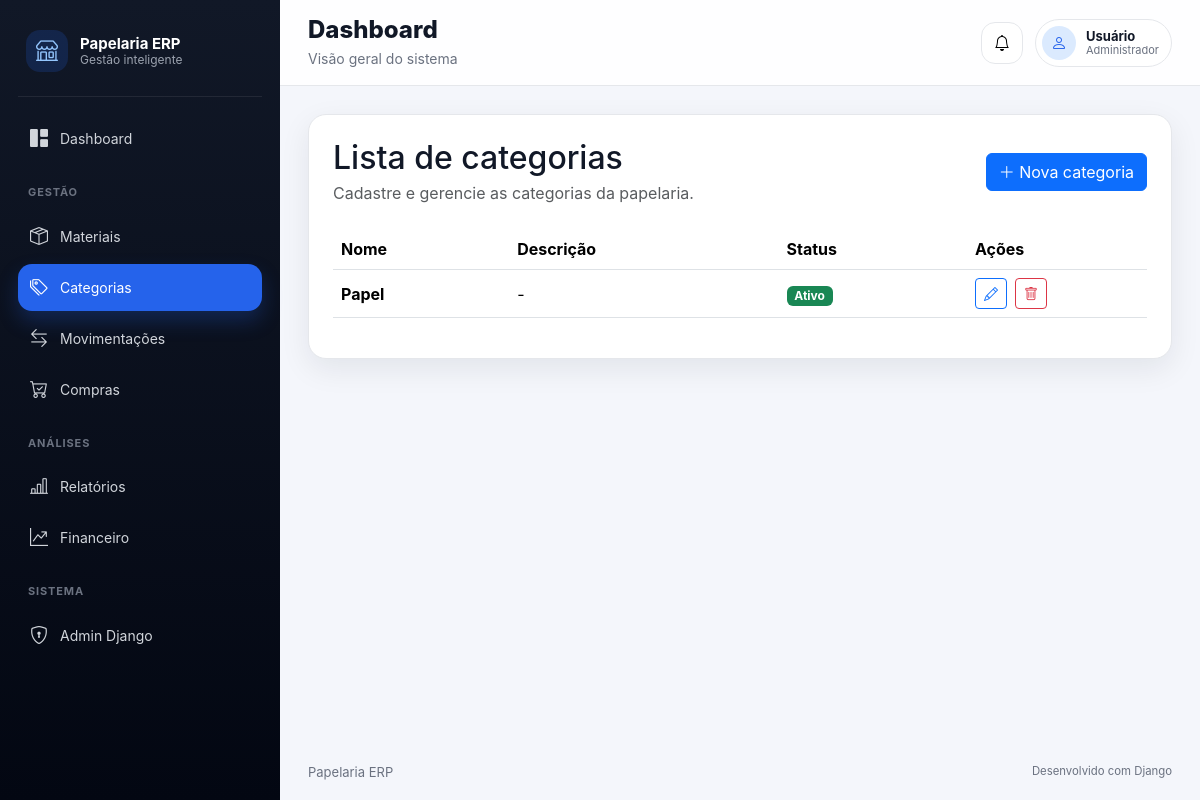
/inventory/categories/, run on the app's committed database.
### apps/inventory/models/category.py (models this page shows, shortened)
class Category(BaseModel):
    name = models.CharField(
        max_length=100,
        unique=True,
        verbose_name="Nome",
    )
    description = models.TextField(
        blank=True,
        null=True,
        verbose_name="Descrição",
    )
    class Meta:
        verbose_name = "Categoria"
        verbose_name_plural = "Categorias"
        ordering = ["name"]

### apps/inventory/views/category/list_view.py (the view)
def category_list_view(request):
    categories = get_categories()
    context = {
        "categories": categories,
    }
    return render(
        request,
        "inventory/category/list.html",
        context,
    )

### apps/inventory/selectors/category_selector.py (called while the page is built)
def get_categories():
    return (
        Category.objects
        .order_by("name")
    )

### apps/inventory/templates/inventory/category/list.html (shortened to what this page needs)
{% extends "core/base.html" %}
{% block content %}
<div class="content-card">
    <div class="d-flex justify-content-between align-items-center mb-4">
        <div>
            <h2 class="mb-1">Lista de categorias</h2>
            <p class="text-muted mb-0">
                Cadastre e gerencie as categorias da papelaria.
            </p>
        </div>
        <a href="{% url 'inventory:category_create' %}" class="btn btn-primary">
            <i class="bi bi-plus-lg"></i>
            Nova categoria
        </a>
    </div>
    <div class="table-responsive">
        <table class="table align-middle">
            <thead>
                <tr>
                    <th>Nome</th>
                    <th>Descrição</th>
                    <th>Status</th>
                    <th width="180">Ações</th>
                </tr>
            </thead>
            <tbody>
                {% for category in categories %}
                    <tr>
                        <td>
                            <strong>{{ category.name }}</strong>
                        </td>
                        <td>
                            {{ category.description|default:"-" }}
                        </td>
                        <td>
                            {% if category.is_active %}
                                <span class="badge bg-success">
                                    Ativo
                                </span>
                            {% else %}
                                <span class="badge bg-danger">
                                    Inativo
                                </span>
                            {% endif %}
                        </td>
                        <td>
                            <div class="d-flex gap-2">
                                <a
                                    href="{% url 'inventory:category_update' category.id %}"
                                    class="btn btn-sm btn-outline-primary"
                                >
                                    <i class="bi bi-pencil"></i>
                                </a>
                                <a
                                    href="{% url 'inventory:category_delete' category.id %}"
                                    class="btn btn-sm btn-outline-danger"
                                >
                                    <i class="bi bi-trash"></i>
                                </a>
                            </div>
                        </td>
                    </tr>
                {% endfor %}
            </tbody>
        </table>
    </div>
</div>
{% endblock %}

### static/css/app.css (style rules this page uses)
:root { --color-bg: #f4f6fb; --color-sidebar: #111827; --color-sidebar-light: #1f2937; --color-primary: #2563eb; --color-primary-soft: #dbeafe; --color-text: #111827; --color-muted: #6b7280; --color-border: #e5e7eb; --color-card: #ffffff; --radius-lg: 18px; --shadow-card: 0 10px 30px rgba(15, 23, 42, 0.08); }
* { box-sizing: border-box; }
body { margin: 0; background: var(--color-bg); color: var(--color-text); font-family: Inter, system-ui, -apple-system, BlinkMacSystemFont, "Segoe UI", sans-serif; }
.content-card { background: #fff; border: 1px solid var(--color-border); border-radius: var(--radius-lg); box-shadow: var(--shadow-card); padding: 24px; }

### data on the page
Category: name "Papel", description "-", is_active "Ativo"
